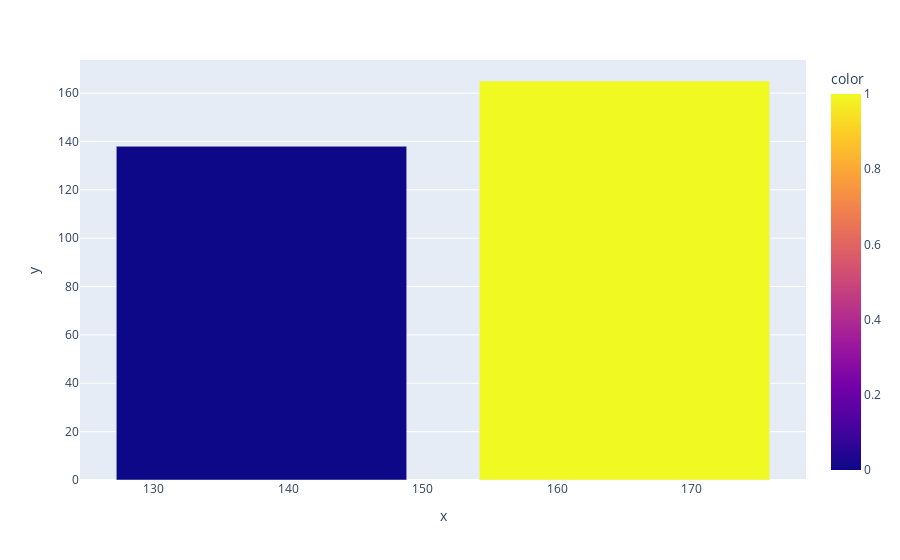

Notebook code cell kept with this figure:
### Code cell
import plotly.express as px
fig = px.bar(heart_data, x=heart_data.target.value_counts(),
             y=heart_data.target.value_counts(),
             color=[1, 0])
fig.show()

### Figure 1 — Plotly figure (JSON) as saved in the notebook; plotly's stock layout.template omitted (floating-point values rounded to 4 significant figures)
{"data": [{"alignmentgroup": "True", "hovertemplate": "x=%{x}<br>y=%{y}<br>color=%{marker.color}<extra></extra>", "legendgroup": "", "marker": {"color": [1, 0], "coloraxis": "coloraxis", "pattern": {"shape": ""}}, "name": "", "offsetgroup": "", "orientation": "v", "showlegend": false, "textposition": "auto", "type": "bar", "x": [165, 138], "xaxis": "x", "y": [165, 138], "yaxis": "y"}], "layout": {"barmode": "relative", "coloraxis": {"colorbar": {"title": {"text": "color"}}, "colorscale": [[0, "#0d0887"], [0.1111, "#46039f"], [0.2222, "#7201a8"], [0.3333, "#9c179e"], [0.4444, "#bd3786"], [0.5556, "#d8576b"], [0.6667, "#ed7953"], [0.7778, "#fb9f3a"], [0.8889, "#fdca26"], [1, "#f0f921"]]}, "legend": {"tracegroupgap": 0}, "margin": {"t": 60}, "xaxis": {"anchor": "y", "domain": [0, 1], "title": {"text": "x"}}, "yaxis": {"anchor": "x", "domain": [0, 1], "title": {"text": "y"}}}}
